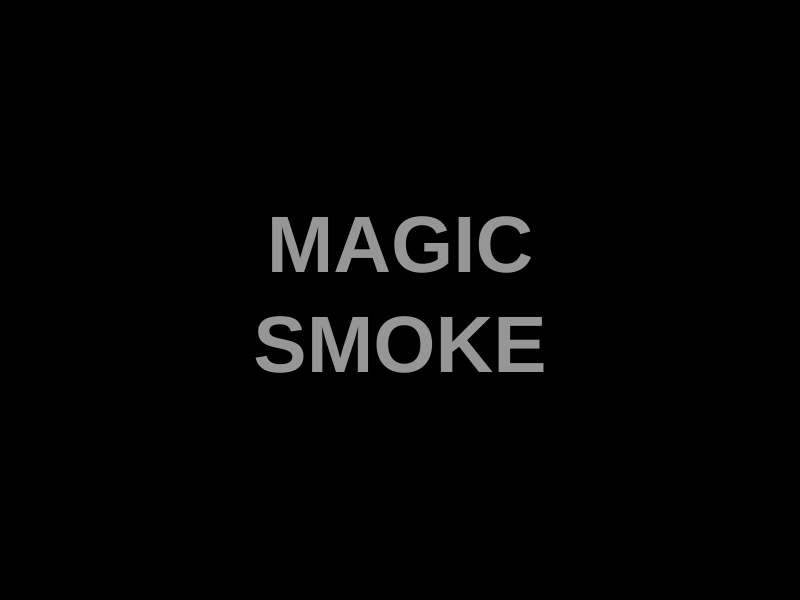
Frame 1 (no input)
Frame 60 (no input): identical to frame 1, image omitted
Frame 120 (the mouse pressed at the canvas centre since frame 60): identical to frame 1, image omitted

The p5.js sketch that drew this single still picture (run headless with seeded random() and noise() and a simulated clock; from frame 60 on, the mouse is pressed at the canvas centre):

// p5.js sketch
// ── sketch.js
// Variáveis Globais
let player, enemy;
let popUps = [];
let grid = [];
let buttons = [];
let cards = [];
let parts = [];
let mode = 0;
let actives = []; // array to hold active pieces on the table
let currentTurn;
let currentActive;

let rows, cols, sqSides = 30;

function preload(){

}

function setup() {
  createCanvas(800, 600);
  
  rectMode(CENTER);
  ellipseMode(CENTER);
  loadCards();
}

function draw() {
  manageMode();
}

function manageMode(){
  switch(mode){
    case 0:
    intro();
    break;

    case 1:
    menu();
    break;

    case 2:
    setupLevel();
    setupPlayers();
    break;

    case 3:
    runMatch();
    break;
  }
}

function setupLevel(){

  rows = 16;
  cols = 14;

  for(let r = 0; r < rows; r++){
    grid[r] = [];
    for(let c = 0; c < cols; c++){
      let tile = new Tile(r, c);
      grid[r].push(tile);
    }
  }

  setupLayouts();
  loadLayout(bigLayout);

  buttons.push(new UIButton(cols * sqSides * (1/6), rows * sqSides + 50, "+", emptyTemplate));
  buttons.push(new UIButton(cols * sqSides * (1/2), rows * sqSides + 50, "-", emptyTemplate));
  buttons.push(new UIButton(cols * sqSides * (5/6), rows * sqSides + 50, "End Round", endTurn));

  currentTurn = 1;
  currentActive = 0;
}

function setupPlayers(){
  player = new Player(5, 5);
  actives.push(player);
  // for(let i = 0; i < 2; i++){
  // enemy = new Enemy(6 + i, 13);
  // actives.push(enemy);
  // } 
  mode++;
  player.setupTurn();
}

function runMatch(){
  background(230);

  for(r of grid){
    for(t of r){
      t.show();
    }
  }

  for(a of actives){
   a.show();
 }
 actives[currentActive].turn();

 for(b of buttons){
  b.show();
}

mouseHover();

}

function endTurn(){
  currentActive++;
  if(currentActive > actives.length-1) {
    currentActive = 0;
    currentTurn++;
  }
  actives[currentActive].setupTurn();

}
// ── Actives.js
class Active{
  constructor(x, y){
    this.pos = createVector(x, y);
    this.loc = createVector(this.pos.x * sqSides + sqSides/2, this.pos.y * sqSides + sqSides/2);
    
    this.lifes = 5;
    this.dmg = 2;
    this.atkRange = 9;
    this.col = color(180, 180, 180);
    this.baseMoves = 3;
    this.moves = this.baseMoves;
    this.baseAP = 1;
    this.actionPoints = this.baseAP;
    this.availableMoves = [];
    this.availableTargets = [];
    this.category = "Generic";
    this.robot = testRLoaders();
    this.deck = new Deck(this.robot);
    this.deck.shuffleActiveDeck();
    this.cardUI = new UICardBox(cols * sqSides + 100, rows * sqSides / 2, "----- CARDS -----", this.deck.hand);
  }

  show(){
    push();
    stroke(0);
    fill(this.col);
    circle(this.loc.x, this.loc.y, 20);
    pop();
    this.cardUI.show();
   // this.showDeck();  
  }

  showDeck(){
    push();
    textSize(20);
    textAlign(CENTER, CENTER);
    text("----- CARDS -----", cols * sqSides + 100, rows * sqSides / 2);

    textAlign(CENTER, CENTER);
    textSize(15);
    text(this.deck.hand[0].cardName, cols * sqSides + 100, rows * sqSides / 2 + 30);
    text(this.deck.hand[1].cardName, cols * sqSides + 100, rows * sqSides / 2+ 60);
    text(this.deck.hand[2].cardName, cols * sqSides + 100, rows * sqSides / 2 + 90);
    text(this.deck.hand[3].cardName, cols * sqSides + 100, rows * sqSides / 2 + 120);
    text(this.deck.hand[4].cardName, cols * sqSides + 100, rows * sqSides / 2 + 150);
    pop();
  }

  move(j, i){
    let index = j + i * cols;
    if(grid[i][j].isOccupied || this.availableMoves[i][j] < 0) return;
    grid[this.pos.y][this.pos.x].isOccupied = false;
    this.pos.set(j, i);
    grid[i][j].isOccupied = true;
    this.moves = this.availableMoves[i][j];
    this.update();
  }

  update(){
    this.availableMoves = [0];
    this.availableTargets = [0];
    this.loc.set(this.pos.x * sqSides + sqSides/2, this.pos.y * sqSides + sqSides/2);
    this.availableMoves = findAvailableTiles(this);
    this.availableTargets = this.scanTargets();
    this.cardUI.update(this.deck.hand);
  }

  setupTurn(){
    this.moves = this.baseMoves;
    this.actionPoints = this.baseAP;
    this.update();
    this.deck.drawHand();
  }

  loadDeck(){

  }

  turn(){
    push();     
    textAlign(CENTER, CENTER);
    textSize(20);
    noFill();
    strokeWeight(3);
    stroke(123, 144, 160);
    circle(this.loc.x, this.loc.y, 20);

    if(this.moves > 0){
      stroke(70, 150, 120);
      for(let r = 0; r < rows; r++){
        for(let c = 0; c < cols; c++){
          if(this.availableMoves[r][c] >= 0){
            square(grid[r][c].loc.x, grid[r][c].loc.y, sqSides);
          }
        }
      }
    }
    if(this.actionPoints > 0){
      stroke(180, 70, 100);
      for(let i = 0; i < this.availableTargets.length; i++){
        square(this.availableTargets[i].loc.x, this.availableTargets[i].loc.y, sqSides);
      }
    }
    pop();
  }

  attack(other){
    if(this.actionPoints <= 0) return;

    print(this.category + " attacking " + other.category);
    // print(round(this.loc.dist(other.loc)/sqSides));
    this.actionPoints--;
    other.lifes -= this.dmg;
    print(other.category + " took " + this.dmg + " pts of damage!");
  }

  scanTargets(){
    let targets = [];
    for(let i = 0; i < actives.length; i++){
      if(actives[i].category != this.category){
        if(lineOfSight(this.loc, actives[i].loc)){
          targets.push(actives[i]);
        }
      }
    }
    return targets;
  }

  interact(other){
    if(other ==  this){

    }
    else{
      if(this.availableTargets.includes(other) && round(this.loc.dist(other.loc)/sqSides) <= this.atkRange){
        this.attack(other);
      }
    }
  }

}

class Player extends Active{
  constructor(x, y){
    super(x, y);
    this.col = color(0, 0, 180);
    this.category = "Hero";
  }

}

class Enemy extends Active{
  constructor(x, y){
    super(x, y);
    this.col = color(180, 0, 0);
    this.category = "Monster";
  }

}

function lineOfSight(origin, target){
  // Put tiles that may block the LOS in an array 
  let blockers = [];
  blockers = scanBlockers(origin, target);
  // Get the vertices of both tiles
  let originPoints = [], targetPoints = [];
  originPoints = getPoints(origin);
  targetPoints = getPoints(target);
  // Assume the LOS is blocked 
  let clearLOS;

  for(let j = 0; j < originPoints.length; j++){
    for(let k = 0; k < targetPoints.length; k++){
      clearLOS = true;
      for(let i = 0; i < blockers.length; i++){
        clearLOS &= separatedAxisT(originPoints[j], targetPoints[k], blockers[i]);
        if(!clearLOS) break;
      }
      if(clearLOS) break;
    }
    if(clearLOS) break;
  }
  return(clearLOS || blockers.length == 0);
  // else print("final line of sight blocked!");
}

function getPoints(tile){
  let ptArr = [];
  ptArr.push(createVector(tile.x - sqSides/2, tile.y - sqSides/2));
  ptArr.push(createVector(tile.x + sqSides/2, tile.y - sqSides/2));
  ptArr.push(createVector(tile.x + sqSides/2, tile.y + sqSides/2));
  ptArr.push(createVector(tile.x - sqSides/2, tile.y + sqSides/2));
  return ptArr;
}


function scanBlockers(origin, target){
  let top = int(min(origin.y, target.y)/sqSides);
  let bot = int(max(origin.y, target.y)/sqSides);
  let lft = int(min(origin.x, target.x)/sqSides);
  let rgt = int(max(origin.x, target.x)/sqSides);

  let blockers = [];
  for(let r = top; r <= bot; r++){
    for(let c = lft; c <= rgt; c++){
      if(grid[r][c].wall) blockers.push(grid[r][c]);
    }
  }
  return blockers;
}

function separatedAxisT(ptA, ptB, blocker){
//Copy js vectors
let A = createVector();
let B = createVector();
A = ptA.copy();
B = ptB.copy();
// Find the normal vector to B - A
let normalAxis = createVector();
normalAxis.set(B.y - A.y, -(B.x - A.x));

let tMax = -Infinity, tMin = Infinity;
// Find B-A projection on the normal axis
let lineProj = A.dot(normalAxis);
// Get all the vertices from the block
let blockerPts = [];
blockerPts = getPoints(blocker.loc);
// Measure the projection of the block on the normal
for(let i = 0; i < blockerPts.length; i++){
  let t = normalAxis.dot(blockerPts[i]);
  tMax = max(tMax, t);
  tMin = min(tMin, t);
}
// Return true if the line and the wall do not overlap
return !(lineProj >= tMin && lineProj <= tMax);
}
// ── Dice and Cards.js
function rollDice(){
	return(int(random(0, 5)) + 1);
}

class Card{
	constructor(title, type, callback, text){
		this.cardName = title;
		this.cardType = type;
		this.cardText = text;
		this.callback = callback;
	}
}

class Deck{
	constructor(robot){
		this.moveCards = robot.mover.cards;
		this.actionCards = robot.armor.cards.concat(robot.mainWeapon.cards);
		this.hand = [];
		this.discardPile = [];
	}

	shuffleActiveDeck(){
		for(let i = 0; i < 3; i++){
			shuffleDeck(this.moveCards);
			shuffleDeck(this.actionCards);
		}
	}

	shuffleDeck(deck){
		let temp, index;
		for(let i = 0; i < deck.length; i++){
			index = int(random(deck.length));
			temp = deck[i];
			deck[i] = deck[index];
			deck[index] = temp;
		}
	}

	drawHand(){
		this.hand.push(this.moveCards.pop());
		while(this.hand.length < 5){
			this.hand.push(this.actionCards.pop());
		}
	}

	discard(card){
		this,discardPile.push(card);
	}

}

function loadCards(){
	cards.push(new Card("Move!", "Movement", 1, "Move, dammit!"));
	cards.push(new Card("Grind!", "Attack", 1, "Attacks the enemy."));
	cards.push(new Card("Crush!", "Attack", 1, "Attacks the enemy."));
	cards.push(new Card("Magic Smoke", "Support", 1, "Heals 1."));
}

function loadDeck(){
	let tempDeck = [];
	for(let i = 0; i < 10; i++){
		tempDeck.push({...cards[0]});
	}
	for(let i = 0; i < 7; i++){
		tempDeck.push({...cards[1]});
		tempDeck.push({...cards[2]});
		tempDeck.push({...cards[3]});
	}
	shuffleDeck(tempDeck);
	return tempDeck;
}

function shuffleDeck(deck){
	let temp, index;
	for(let i = 0; i < deck.length; i++){
		index = int(random(deck.length));
		temp = deck[i];
		deck[i] = deck[index];
		deck[index] = temp;
	}
}
// ── Map.js
class Tile{
  constructor(y, x){
    this.pos = createVector(x, y);
    this.loc = createVector(this.pos.x * sqSides + sqSides/2, this.pos.y * sqSides + sqSides/2);
    this.len = sqSides;
    this.isOccupied = false;
    this.wall = false;
  }

  show(){
    stroke(180);
    if(this.wall) fill(100);
    else noFill();
    square(this.loc.x, this.loc.y, this.len);
  }

  validateIndex() {
    if (this.pos.x < 0 || this.pos.y < 0 || this.pos.x > cols - 1 || this.pos.y > rows - 1) return -1;
    // return (this.x + this.y * cols);
    else return true;
  }
}

function loadLayout(layout){
  for(let r = 0; r < rows; r++){
    for(let c = 0; c < cols; c++){
      grid[r][c].isOccupied = layout[r][c];
      grid[r][c].wall = layout[r][c];
    }
  }
}

let bigLayout;
let JpLayout;

function setupLayouts(){
  // 
  bigLayout = [];
  for(let i = 0; i < rows; i++){
    bigLayout[i] = [];
    for(let j = 0; j < cols; j++){
     bigLayout[i][j] = (i == 0 || j == 0 || i == rows -1 || j == cols -1);
   }
 }

 JpLayout = [[1, 1, 1, 1, 1, 1, 1, 1, 1, 1, 1, 1, 1, 1],
 [1, 0, 1, 1, 1, 1, 0, 0, 1, 1, 1, 1, 0, 1],
 [1, 0, 0, 0, 0, 0, 0, 0, 0, 0, 0, 0, 0, 1],
 [1, 0, 0, 0, 0, 1, 0, 0, 0, 0, 0, 0, 0, 1],
 [1, 0, 1, 1, 1, 1, 0, 0, 1, 1, 0, 0, 0, 1],
 [1, 0, 0, 0, 0, 0, 0, 0, 0, 1, 0, 1, 0, 1],
 [1, 0, 0, 1, 1, 0, 0, 0, 1, 1, 0, 1, 0, 1],
 [1, 0, 0, 0, 0, 0, 0, 0, 0, 0, 0, 1, 0, 1],
 [1, 0, 1, 0, 0, 0, 0, 0, 0, 0, 0, 0, 0, 1],
 [1, 0, 1, 0, 1, 1, 0, 0, 0, 1, 1, 0, 0, 1],
 [1, 0, 1, 0, 1, 0, 0, 0, 0, 0, 0, 0, 0, 1],
 [1, 0, 0, 0, 1, 1, 0, 0, 1, 1, 1, 1, 0, 1],
 [1, 0, 0, 0, 0, 0, 0, 0, 1, 0, 0, 0, 0, 1],
 [1, 0, 0, 0, 0, 0, 0, 0, 0, 0, 0, 0, 0, 1],
 [1, 0, 1, 1, 1, 1, 0, 0, 1, 1, 1, 1, 0, 1],
 [1, 1, 1, 1, 1, 1, 1, 1, 1, 1, 1, 1, 1, 1]];
}
// ── Robot.js
class Robot{
	constructor(armor, mover, mainWeapon, secWeapon){
		this.armor = armor;
		this.mover = mover;
		this.mainWeapon = mainWeapon;
		this.secWeapon = secWeapon;
		// print(this.secWeapon);
	}
}

class Weapon{
	constructor(name, cards){
		this.partName =  name;
		this.cards = cards;
	}
}

class Armor{
	constructor(name, cards){
		this.partName =  name;
		this.cards = cards;
	}
}

class Mover{
	constructor(name, cards){
		this.partName =  name;
		this.cards = cards;
	}
}

// Write an algorithm to load the cards and parts from a updatable JSON file

function loadParts(){
	// Returns an matrix with armors, movers and weapons as rows 
	let set = [];
	let armors = [];
	let movers = [];
	let weapons = [];

	let tempCards = [];
	for(let i = 0; i < 4; i++){
		tempCards.push({...cards[3]});
	}
	armors.push(new Armor("Steel Plates", tempCards));

	tempCards = [];
	for(let i = 0; i < 4; i++){
		tempCards.push({...cards[0]});
	}
	movers.push(new Mover("Wheels", tempCards));

	tempCards = [];
	for(let i = 0; i < 4; i++){
		tempCards.push({...cards[2]});
	}
	weapons.push(new Weapon("Hammer", tempCards));

	set.push(armors);
	set.push(movers);
	set.push(weapons);
	return set;
}

function loadRobot(){
	let robotSample;
	let robParts = [];

	for(let i = 0; i < 3; i++){
		robParts[i] = parts[i][0];
	}
	robotSample = new Robot(robParts[0], robParts[1], robParts[2]);
	return robotSample;
}

function testRLoaders(){
	parts = loadParts();
	let r = loadRobot();
	return r;
}
// ── UI.js
// GRAPHIC BITS
function intro(){
	if (millis() < 2000) {
		background(0);
		push();
		fill(150, 150, 150);
		textSize(80);
		textStyle(BOLD);
		textAlign(CENTER, CENTER);
		text("MAGIC\nSMOKE", width/2, height / 2);
		pop();
	}
	else {
		mode++;
	}
}

function menu() {
	background(0);
	push();
	textSize(48);
	fill(130);
	textStyle(BOLD);
	textAlign(CENTER, CENTER);
	textSize(28);
	text("Click for a new game", width / 2, height * 3 / 4);
	pop();
	mode++;
}

// PLAYER MOVEMENT

function findAvailableTiles(actv){
	
	let fakePos = createVector(actv.pos.y, actv.pos.x);
	let overlayGrid = [];

	for(let r = 0; r < rows; r++){
		overlayGrid[r] = [];
		for(let c = 0; c < cols; c++){
			overlayGrid[r][c] = -1;
			if(grid[r][c].isOccupied && !actv.pos.equals(grid[r][c].pos)) overlayGrid[r][c] = -255;
			else if(actv.pos.equals(grid[r][c].pos)) {
				overlayGrid[r][c] = actv.moves;
			}
		}
	}
	
	floodFill(overlayGrid, actv.moves);
	
	return overlayGrid;
}

function floodFill(tiles, moves){
	if(moves <= -1) return;

	for(let r = 0; r < rows; r++){
		for(let c = 0; c < cols; c++){
			if(tiles[r][c] == moves){
				if(r-1 >= 0 && tiles[r-1][c] == -1) tiles[r-1][c] = moves - 1;
				if(c+1 <= cols && tiles[r][c+1] == -1) tiles[r][c+1] = moves - 1;
				if(r+1 <= rows && tiles[r+1][c] == -1) tiles[r+1][c] = moves - 1;
				if(c-1 >= 0 && tiles[r][c-1] == -1) tiles[r][c-1] = moves - 1;
			}
		}
	}
	floodFill(tiles, moves - 1);
}


function selectTile(x, y){
	let i = int(y / sqSides);
	let j = int(x / sqSides);

	for(let a = 0; a < actives.length; a++){
		if(actives[a].pos.x == j && actives[a].pos.y == i){
			actives[currentActive].interact(actives[a]);
			return;
		}
	}

	actives[currentActive].move(j, i);
}

function mouseClicked(){
	if(mouseX <= cols * sqSides && mouseY < rows * sqSides) selectTile(mouseX, mouseY);
	else{
		for(b of buttons){
			if(b.checkClick(mouseX, mouseY)) break;
		}
	}
}

class UIButton{
	constructor(x, y, txt, foo){
		this.loc = createVector(x, y);
		this.txt = txt;
		this.w = 100;
		this.h = 50;
		this.foo = foo;
	}

	show(){
		push();
		fill(255);
		rect(this.loc.x, this.loc.y, this.w, this.h);
		fill(0);
		textSize(16);
		textAlign(CENTER, CENTER);
		text(this.txt, this.loc.x, this.loc.y);
		pop();
	}

	checkClick(x, y){
		if(x > this.loc.x - this.w / 2 && x < this.loc.x + this.w / 2){
			if(y > this.loc.y - this.h / 2 && y < this.loc.y + this.h / 2){
				this.foo();
			}
		}
	}
}

function emptyTemplate(){
	return;
}

function mouseHover(){
	mousePos = createVector(mouseX, mouseY);
	let where = "";
	if(mousePos.x <= cols * sqSides && mousePos.y <= rows *sqSides) where = "Arena Tiles";
	else if(mousePos.x > cols * sqSides  && mousePos.y > player.cardUI.pos.y) where = "Cards";
	
	push();
	textSize(15);
	textAlign(CENTER, CENTER);
	text("--- Info ---", cols * sqSides + 100, rows * sqSides);
	textSize(12);
	text(where, cols * sqSides + 100, rows * sqSides + 50)
	pop(0);
}

class UICardBox{
	constructor(x, y, title, buttons){
		this.pos = createVector(x, y);
		this.boxTitle = title;
		this.buttons = [];
		this.spacing = 30;
	}

	show(){
		this.detectMouse();
		push();
		textSize(20);
		textAlign(CENTER, CENTER);
		text(this.boxTitle, this.pos.x, this.pos.y);

		textSize(15);
		for(let i = 0; i < this.buttons.length; i++){
			push();
			if(i == this.highlight) stroke(160, 255, 170);
			text(this.buttons[i].cardName, this.pos.x, this.pos.y + (i + 1) * this.spacing);
			pop();
		}
		pop();
	}

	update(b){
		this.buttons = b;
	}

	detectMouse(pos){
		this.highlight = -1;
		for(let i = 0; i < this.buttons.length; i++){
			let top = this.pos.y + (i+1) * this.spacing - 10;
			let bot = top + 20;
			let left = this.pos.x - 50;
			let right = left + 100;
			if(mouseY >= top && mouseY <= bot && mouseX >= left && mouseX <= right){
				this.highlight = i;
				break;
			}
		}
	}
}
